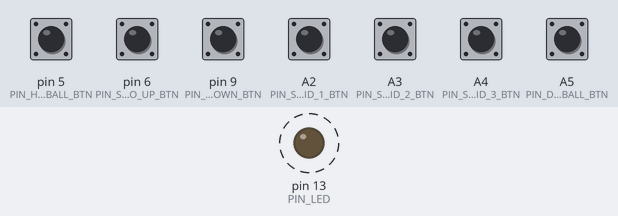
The sketch below on a simulated Arduino Uno, built with avr-gcc and run on an emulated ATmega328P. On the bench: output pins drawn as LEDs (lit = HIGH). Dashed ring = blinking. Inputs (shaded band) come from the test bench; at power-on: A2 (PIN_SOLENOID_1_BTN), A3 (PIN_SOLENOID_2_BTN), A4 (PIN_SOLENOID_3_BTN), A5 (PIN_DROP_MBALL_BTN), pin 5 (PIN_HEATING_MBALL_BTN), pin 6 (PIN_SERVO_UP_BTN), pin 9 (PIN_SERVO_DOWN_BTN) HIGH. No radio packets arrive unless stated; pins used as bus, display or sensor lines are not drawn; what the sketch prints to the serial monitor is not drawn.

Above: at 1.4 s.
Timing chart, 0 to 4.0 s (numbered marks = the images above):
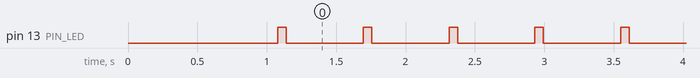

The sketch:

controlModule.ino
```cpp
#include <RH_RF95.h>
#include <SPI.h>
#include <Wire.h>
#include "Adafruit_MCP23017.h"

// GFE STANDARD CONTROL PIN LIST
const int PIN_SOLENOID_1_BTN    = A2;       // 1, MSG
const int PIN_SOLENOID_2_BTN    = A3;       // 2, MSG
const int PIN_SOLENOID_3_BTN    = A4;       // 3, MSG
const int PIN_DROP_MBALL_BTN    = A5;       // 4, MSG
const int PIN_HEATING_MBALL_BTN = 5;        // 8, MSG
const int PIN_SERVO_UP_BTN      = 6;        // 9
const int PIN_SERVO_DOWN_BTN    = 9;        // 10

// I2C PORT EXPANDER
// 0  : PIN_START_BTN
// 1  : PIN_EGG_BREAKER_BTN
// 15 : PIN_HOT_WATER
Adafruit_MCP23017 mcp;


const int PIN_LED         = 13;

const int RFM95_CS      = 8;
const int RFM95_RST     = 4;
const int RFM95_INT     = 7;

const float RF95_FREQ   = 433.0;

const int NUM_OF_INPUT = 10;

int  inputPinList[NUM_OF_INPUT];

// == Thermalcoupler buffer, data setup ==========
const int RECV_BUFFER_MAX_SIZE = 20;
uint8_t recvBuffer[RECV_BUFFER_MAX_SIZE];

typedef union{
    float tempFloat;
    byte tempBin[4];    // union : float / 4 binary
} temperature;

temperature waterTemp, noodleTemp;
// ===============================================

enum btnPressTime{
    moment,
    sPress,
    lPress
};

// btn dummy array
bool inputBtnStatus[NUM_OF_INPUT];
bool lastBtnStatus[NUM_OF_INPUT];
bool trueBtnStatus[NUM_OF_INPUT];

float lastBtnPressedTimer[NUM_OF_INPUT];
btnPressTime buttonPressTime[NUM_OF_INPUT];


RH_RF95 rf95(RFM95_CS, RFM95_INT);
unsigned long countTick;


void setup(){
    Serial.begin(115200);
    pinMode(PIN_LED, OUTPUT);
    mcp.begin();

    // init mcp input
    mcp.pinMode(0, INPUT);
    mcp.pullUp(0, HIGH);

    mcp.pinMode(1, INPUT);
    mcp.pullUp(1, HIGH);

    mcp.pinMode(15, INPUT);
    mcp.pullUp(15, HIGH);


    delay(1000);

    countTick = 0;


    /*
    PIN_SOLENOID_1_BTN      : moment
    PIN_SOLENOID_2_BTN      : moment
    PIN_SOLENOID_3_BTN      : moment
    PIN_DROP_MBALL_BTN      : long press
    PIN_HEATING_MBALL_BTN   : long press
    PIN_SERVO_UP_BTN        : moment
    PIN_SERVO_DOWN_BTN      : moment
    PIN_START_BTN           : long press
    PIN_EGG_BREAKER_BTN     : long press
    PIN_HOT_WATER           : long press
    */

    // intput GPIO
    inputPinList[0] = PIN_SOLENOID_1_BTN;
    inputPinList[1] = PIN_SOLENOID_2_BTN;
    inputPinList[2] = PIN_SOLENOID_3_BTN;
    inputPinList[3] = PIN_DROP_MBALL_BTN;
    inputPinList[4] = PIN_HEATING_MBALL_BTN;
    inputPinList[5] = PIN_SERVO_UP_BTN;
    inputPinList[6] = PIN_SERVO_DOWN_BTN;

    // input Pin setup
    for(int i=0; i<NUM_OF_INPUT-3; i++){
        pinMode(inputPinList[i], INPUT_PULLUP);
    }

    for(int i=0; i<NUM_OF_INPUT; i++){
        inputBtnStatus[i]       = false;
        lastBtnStatus[i]        = false;
        trueBtnStatus[i]        = false;
        lastBtnPressedTimer[i]  = 0;
    }

    buttonPressTime[0] = moment;
    buttonPressTime[1] = moment;
    buttonPressTime[2] = moment;
    buttonPressTime[3] = moment;    // sPress -> moment
    buttonPressTime[4] = moment;
    buttonPressTime[5] = moment;
    buttonPressTime[6] = moment;
    buttonPressTime[7] = moment;
    buttonPressTime[8] = moment;
    buttonPressTime[9] = moment;


    initLoRa();
}

void loop(){
    // delay(1000);
    countTick++;

    if(countTick > 20){
       requestTempToActionModule();
        // sendBtnStatus();
        countTick = 0;
        // delay(100);
    }
    else {
        updateBtnStatusBuffer();
        updateTrueBtnStatus();
        sendBtnStatus();
        sendToP5();
       // delay(100);
    }

//    Serial.println(countTick);
}

void initLoRa() { // init
    pinMode(RFM95_RST, OUTPUT);
    digitalWrite(RFM95_RST, HIGH);

    Serial.println("Feather LoRa RX Test!");

    // manual LoRa reset
    digitalWrite(RFM95_RST, LOW);
    delay(10);
    digitalWrite(RFM95_RST, HIGH);
    delay(10);

    while(!rf95.init()){
        Serial.println("LoRa radio init faild");
        while(1);
    }

    Serial.println("LoRa radio init OK!");

    // defauls after init are 434.0MHz.
    if(!rf95.setFrequency(RF95_FREQ)){
        Serial.println("setFrequency failed.");
        while(1);
    }

    Serial.print("Set Freq to: "); Serial.println(RF95_FREQ);

    // The default transmitter power is 13dBm, using PA_BOOST.
    // If you are using RFM95/96/97/98 modules which uses the PA_BOOST transmitter pin, then
    // you can set transmitter powers from 5 to 23 dBm:
    rf95.setTxPower(23, false);
}

void sendBtnStatus(){
//    Serial.println("btn sent!");
    char sendBtnPacket[sizeof(inputBtnStatus) + 3];

    sendBtnPacket[0] = '/';
    sendBtnPacket[1] = 'B';
    for(int i=0; i<sizeof(trueBtnStatus); i++){
        if(trueBtnStatus[i])    sendBtnPacket[i+2] = '1';
        else                    sendBtnPacket[i+2] = '0';
    }
    sendBtnPacket[sizeof(sendBtnPacket) -1] = 0;

    rf95.send((uint8_t *) sendBtnPacket, sizeof(sendBtnPacket));
//    rf95.waitPacketSent();
}

void requestTempToActionModule(){
    char requestPacket[3] = "/R";
    requestPacket[2] = 0;

    digitalWrite(PIN_LED, HIGH);
    rf95.send((uint8_t *) requestPacket, 3);

    rf95.waitPacketSent();
    digitalWrite(PIN_LED, LOW);
    receiveTempFromActionModule();

    // Serial.println("req sent!");
}

void receiveTempFromActionModule(){
    if(rf95.waitAvailableTimeout(500)){
        uint8_t recvBufferLen = sizeof(recvBuffer);

        if(rf95.recv((char *)recvBuffer, &recvBufferLen))   {   /*Serial.println("Received OK!"); */    }
        else                                                {   /*Serial.println("Receive Failed"); */  }

        if(recvBuffer[0] == '/'){
            waterTemp.tempBin[0] = recvBuffer[1];
            waterTemp.tempBin[1] = recvBuffer[2];
            waterTemp.tempBin[2] = recvBuffer[3];
            waterTemp.tempBin[3] = recvBuffer[4];

            noodleTemp.tempBin[0] = recvBuffer[5];
            noodleTemp.tempBin[1] = recvBuffer[6];
            noodleTemp.tempBin[2] = recvBuffer[7];
            noodleTemp.tempBin[3] = recvBuffer[8];
        }

    }
    else {
        // Serial.println("Action Module Not reply.........");
    }
}

void printTempData(){
    Serial.print(waterTemp.tempFloat, 4);
    Serial.print(", ");
    Serial.print(noodleTemp.tempFloat, 4);
    Serial.println();
}

void updateBtnStatusBuffer(){
    for(int i=0; i<7; i++){
        if(digitalRead(inputPinList[i]) == LOW)   inputBtnStatus[i] = true;
        else                                      inputBtnStatus[i] = false;
    }

    // 0  : PIN_START_BTN
    // 1  : PIN_EGG_BREAKER_BTN
    // 15 : PIN_HOT_WATER
    if(mcp.digitalRead(0))  inputBtnStatus[7] = false;
    else                    inputBtnStatus[7] = true;

    if(mcp.digitalRead(1))  inputBtnStatus[8] = false;
    else                    inputBtnStatus[8] = true;

    if(mcp.digitalRead(15)) inputBtnStatus[9] = false;
    else                    inputBtnStatus[9] = true;

}

void updateTrueBtnStatus(){
    for(int i=0; i<NUM_OF_INPUT; i++){
        if(inputBtnStatus[i]){
            if(!lastBtnStatus[i]){
                lastBtnPressedTimer[i] = millis();
                lastBtnStatus[i] = true;
            } else {
                if(buttonPressTime[i] == moment){
                    trueBtnStatus[i] = lastBtnStatus[i];
                } else if(millis() - lastBtnPressedTimer[i] > 300){
                    trueBtnStatus[i] = true;
                } else {
                    trueBtnStatus[i] = false;
                }
            }
        } else {
            lastBtnStatus[i] = false;
            trueBtnStatus[i] = false;
        }
    }
}

void sendToP5(){

    // if(trueBtnStatus[7])    Serial.print("S1");
    // else                    Serial.print("S0");

    // if(trueBtnStatus[7])    Serial.print("1");
    // else                    Serial.print("0");

    for(int i=0; i<NUM_OF_INPUT; i++){
        if(trueBtnStatus[i])    Serial.print("1");
        else                    Serial.print("0");
        Serial.print(",");
    }

    // Serial.print(",");

    // Serial.print("W");
    Serial.print(waterTemp.tempFloat, 4);
    Serial.print(",");

    // Serial.print("N");
    Serial.print(noodleTemp.tempFloat, 4);

    Serial.println();
}
```

Measured:
- by itself, pin 13 (PIN_LED): alternates HIGH for 0.06 s and LOW for 0.56 s
